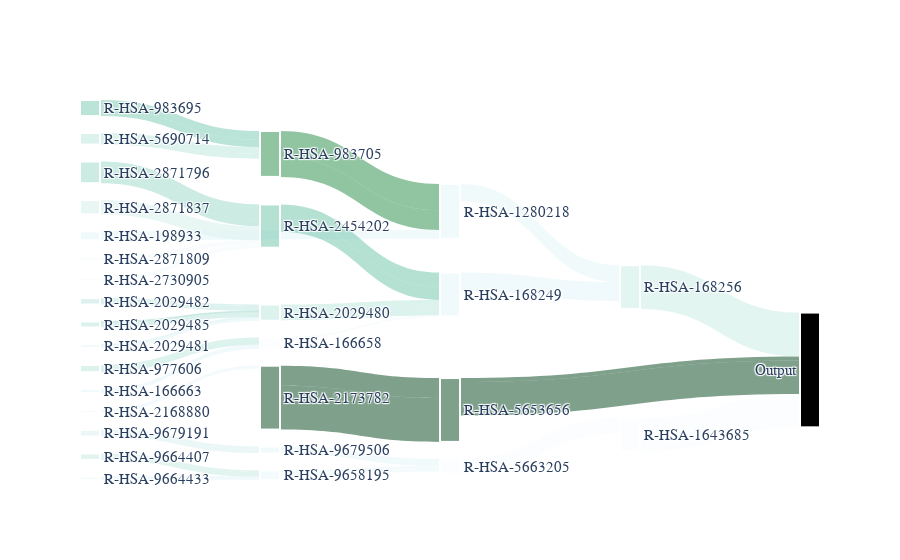

Notebook code cell kept with this figure:
### Code cell
query_node = 1

IG.plot_subgraph_sankey(query_node, upstream=False, savename='img/test.png', cmap='BuGn')
